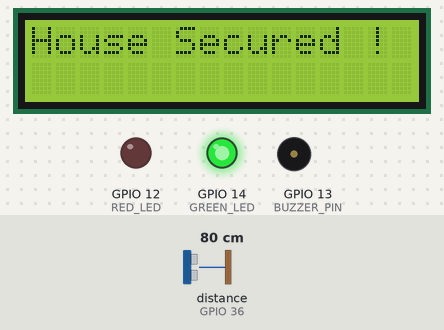
This sketch was run on a simulated ESP32. Shown: 16×2 character LCD, output pins drawn as LEDs (lit = HIGH), buzzer (waves = sounding). Wiring (inferred from the names in the program): ultrasonic range finder: trigger GPIO 27; echo GPIO 36. Inputs (shaded band) come from the test bench; at power-on: distance to the obstacle (sensor on GPIO 36) 80 cm. The echo pulse lasts 58.3 µs per cm; WiFi joins after 1.5 s; servers stay silent unless stated; pins used as bus, display or sensor lines are not drawn; what the sketch prints to the serial monitor is not drawn.

Above: at 2.7 s.
2.8 s: distance to the obstacle (sensor on GPIO 36) set to 7 cm
4.3 s: distance to the obstacle (sensor on GPIO 36) set to 4 cm
At 4.47 s:
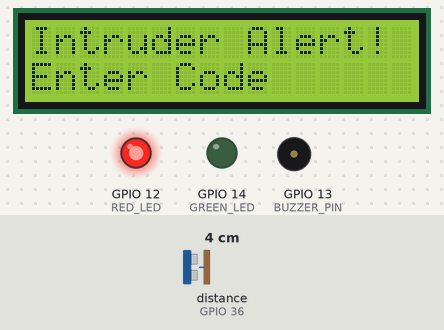
At 5.0 s:
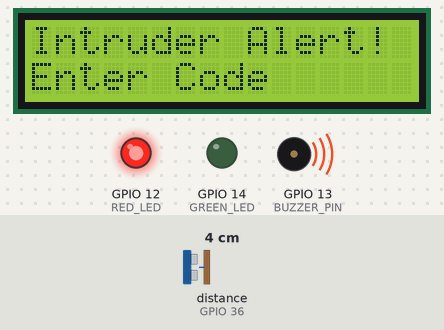
Timing chart, 0 to 12.9 s (numbered marks = the images above; inputs shaded):
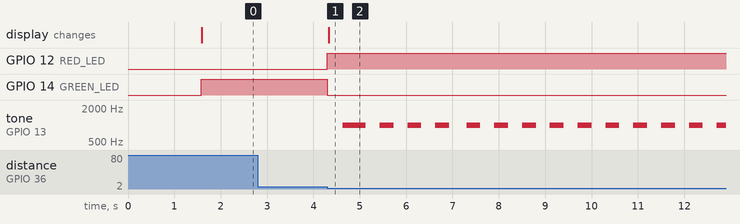

Measured:
- the behaviour switches between 6 and 5 cm on distance to the obstacle (sensor on GPIO 36) (found by bisection; images 0 and 1)
- after the input at 2.8 s, every drawn part: stays the same
- after the input at 4.3 s, GPIO 12 (RED_LED): LOW → HIGH at once; GPIO 14 (GREEN_LED): HIGH → LOW at once; tone on GPIO 13 (BUZZER_PIN): goes 1000 Hz 0.50 s, 3 × (silent 0.30 s, 1000 Hz 0.30 s), silent 0.37 s, 9 × (1000 Hz 0.30 s, silent 0.30 s), then 1000 Hz, starting after 0.33 s; the display: changes at once (image 1)

The sketch:

Alarm_Code.ino
```cpp
#include <WiFi.h>
#include <WiFiClientSecure.h>
#include <UniversalTelegramBot.h>
#include <Wire.h>
#include <LiquidCrystal_I2C.h>
#include <Keypad.h>
#include <HTTPClient.h>

// Wi-Fi credentials
const char* ssid = "YOUR_SSID";
const char* password = "YOUR_PASSWORD";

// Telegram Bot Token and Chat ID
#define BOT_TOKEN "YOUR_BOT_TOKEN"
#define CHAT_ID "YOUR_CHAT_ID"

// ESP32-CAM details
const String camIP = "ESP32_CAM_IP_ADDRESS"; // Replace with your ESP32-CAM's IP
const String camPhotoPath = "/trigger_photo";

WiFiClientSecure client;
UniversalTelegramBot bot(BOT_TOKEN, client);
unsigned long lastTimeBotChecked = 0;
const unsigned long botCheckInterval = 7000; // Check every 7 seconds

// Component Pins (on ESP32)
#define TRIG_PIN     27   // Ultrasonic TRIG
#define ECHO_PIN     36  // Ultrasonic ECHO
#define BUZZER_PIN   13
#define GREEN_LED    14
#define RED_LED      12

// LCD
LiquidCrystal_I2C lcd(0x27, 16, 2);

// Keypad config (4x4)
const byte ROWS = 4;
const byte COLS = 4;

char keys[ROWS][COLS] = {
  {'1','2','3','A'},
  {'4','5','6','B'},
  {'7','8','9','C'},
  {'*','0','#','D'}
};

byte rowPins[ROWS] = {32, 33, 25, 26};      // Outputs
byte colPins[COLS] = {4, 18, 19, 2};       // Inputs

Keypad keypad = Keypad(makeKeymap(keys), rowPins, colPins, ROWS, COLS);

// Security Code Logic
const String correctCode = "1234";
String enteredCode = "";
bool alarmTriggered = false;
bool photoSent = false; // To track if we've already sent a photo for this alarm

void setup() {
  Serial.begin(115200);

  // Wi-Fi Setup
  WiFi.begin(ssid, password);
  while (WiFi.status() != WL_CONNECTED) {
    delay(500);
    Serial.print(".");
  }
  Serial.println("\nWiFi connected");

  client.setInsecure(); // For skipping certificate validation (optional)

  // Pin Modes
  pinMode(TRIG_PIN, OUTPUT);
  pinMode(ECHO_PIN, INPUT);
  pinMode(BUZZER_PIN, OUTPUT);
  pinMode(GREEN_LED, OUTPUT);
  pinMode(RED_LED, OUTPUT);

  // LCD Init
  lcd.init();
  lcd.backlight();
  lcd.setCursor(0, 0);
  lcd.print("House Secured !");
  digitalWrite(GREEN_LED, HIGH);
  digitalWrite(RED_LED, LOW);
}

void loop() {
  long duration;
  int distance;

  // Impulsion sur Trig
  digitalWrite(TRIG_PIN, LOW);
  delayMicroseconds(2);
  digitalWrite(TRIG_PIN, HIGH);
  delayMicroseconds(10);
  digitalWrite(TRIG_PIN, LOW);

  // Lire l'écho
  duration = pulseIn(ECHO_PIN, HIGH);

  // Calcul distance
  distance = duration * 0.034 / 2;


  if (distance < 5 && !alarmTriggered) {
    triggerAlarm();
  }

  if (alarmTriggered) {
    // Keep siren beeping
    siren(BUZZER_PIN);

    // Keypad input
    char key = keypad.getKey();
    if (key) {
      enteredCode += key;
      Serial.println(enteredCode);
      lcd.setCursor(0, 1);
      lcd.print("Code: " + enteredCode + "   ");

      if (enteredCode.length() == 4) {
        if (enteredCode == correctCode) {
          Serial.println("Correct Code (Keypad)");
          resetAlarm();
        } else {
          lcd.setCursor(0, 1);
          lcd.print("Wrong code     ");
          delay(1000);
          lcd.setCursor(0, 1);
          lcd.print("Try again      ");
        }
        enteredCode = "";
      }
    }

    // Telegram input
    if (millis() - lastTimeBotChecked > botCheckInterval) {
      checkTelegram();
      lastTimeBotChecked = millis();
    }

    // Send photo request to ESP32-CAM if not already sent
    if (!photoSent) {
      triggerCameraPhoto();
      photoSent = true;
    }
  }
}

// Trigger Alarm
void triggerAlarm() {
  alarmTriggered = true;
  photoSent = false; // Reset photo sent flag
  digitalWrite(GREEN_LED, LOW);
  digitalWrite(RED_LED, HIGH);
  lcd.clear();
  lcd.setCursor(0, 0);
  lcd.print("Intruder Alert!");
  lcd.setCursor(0, 1);
  lcd.print("Enter Code");

  // Notify via Telegram
  bot.sendMessage(CHAT_ID, "🚨 Intruder Detected! Send your 4-digit code to disarm.", "");
}

// Reset Alarm
void resetAlarm() {
  alarmTriggered = false;
  digitalWrite(GREEN_LED, HIGH);
  digitalWrite(RED_LED, LOW);
  noTone(BUZZER_PIN);

  lcd.clear();
  lcd.setCursor(0, 0);
  lcd.print("Access Granted!");
  lcd.setCursor(0, 1);
  lcd.print("House Secured !");

  bot.sendMessage(CHAT_ID, "✅ Alarm Disarmed Successfully!", "");
}

// Buzzer Siren Sound
void siren(int buzz) {
  static unsigned long lastToggleTime = 0;
  static bool isOn = false;
  unsigned long currentTime = millis();

  if (currentTime - lastToggleTime >= 300) { // toggle every 300ms
    lastToggleTime = currentTime;
    isOn = !isOn;
    if (isOn) {
      tone(buzz, 1000); // Turn buzzer on
    } else {
      noTone(buzz);     // Turn buzzer off
    }
  }
}

// Handle Telegram Code Input
void checkTelegram() {
  int numNewMessages = bot.getUpdates(bot.last_message_received + 1);
  while (numNewMessages) {
    for (int i = 0; i < numNewMessages; i++) {
      String text = bot.messages[i].text;
      String fromUser = bot.messages[i].from_name;
      String chat_id = String(bot.messages[i].chat_id);

      Serial.println("Telegram: " + fromUser + " said: " + text);

      // Only process messages from the authorized chat
      if (chat_id == CHAT_ID) {
        if (text == correctCode) {
          resetAlarm();
        } else if (text.length() == 4) { // Only check 4-digit codes
          bot.sendMessage(CHAT_ID, "❌ Wrong code. Try again.", "");
        }
      }
    }
    numNewMessages = bot.getUpdates(bot.last_message_received + 1);
  }
}

// Trigger ESP32-CAM to take and send photo
void triggerCameraPhoto() {
  if (WiFi.status() == WL_CONNECTED) {
    HTTPClient http;

    String serverPath = "http://" + camIP + camPhotoPath;

    http.begin(serverPath.c_str());

    // Send HTTP GET request
    int httpResponseCode = http.GET();

    if (httpResponseCode > 0) {
      Serial.print("HTTP Response code: ");
      Serial.println(httpResponseCode);
      String payload = http.getString();
      Serial.println(payload);

      // Notify user that photo is being sent
      bot.sendMessage(CHAT_ID, "📸 Taking photo of intruder...", "");
    }
    else {
      Serial.print("Error code: ");
      Serial.println(httpResponseCode);
      bot.sendMessage(CHAT_ID, "⚠️ Failed to trigger camera. Check camera connection.", "");
    }
    // Free resources
    http.end();
  }
  else {
    Serial.println("WiFi Disconnected");
  }
}
```
